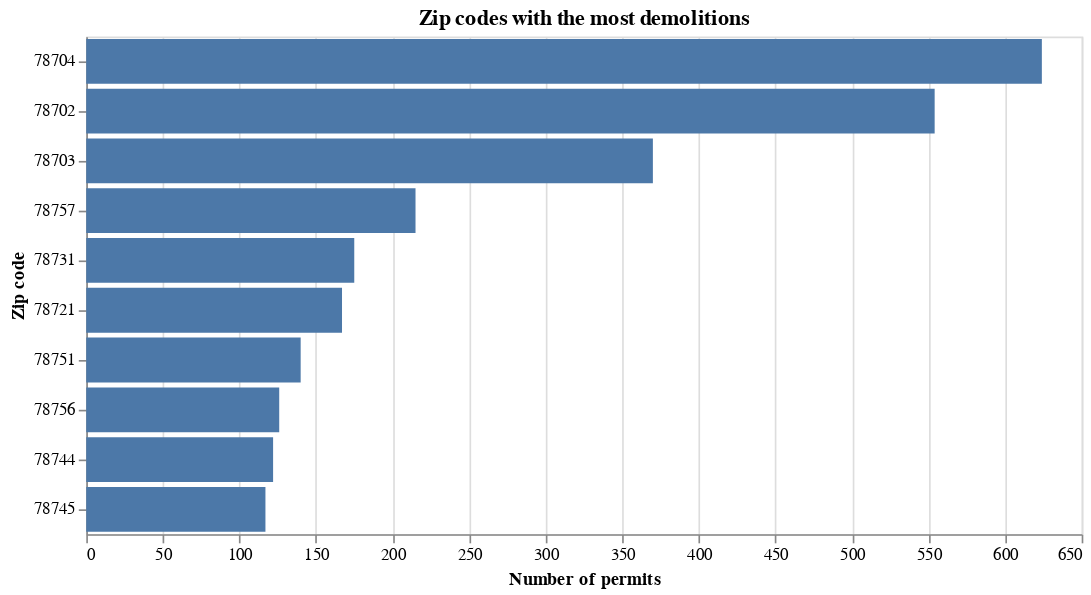

Notebook code for this chart:
### Code cell
alt.Chart(demos_by_zip.head(10), title="Zip codes with the most demolitions").mark_bar().encode(
    x=alt.X("Count:Q",
            axis=alt.Axis(title="Number of permits")),
    y=alt.Y("Zip:O",
            # this is the sorting magic
            sort=alt.SortField(field="Count", order="descending", op="sum"),
            axis=alt.Axis(title="Zip code")),
).properties(width=600)

### Figure 1 — Vega-Lite specification as saved in the notebook (floating-point values rounded to 4 significant figures)
{"$schema": "https://vega.github.io/schema/vega-lite/v2.4.1.json", "config": {"view": {"height": 300, "width": 400}}, "data": {"values": [{"Count": 624, "Zip": "78704"}, {"Count": 554, "Zip": "78702"}, {"Count": 370, "Zip": "78703"}, {"Count": 215, "Zip": "78757"}, {"Count": 175, "Zip": "78731"}, {"Count": 167, "Zip": "78721"}, {"Count": 140, "Zip": "78751"}, {"Count": 126, "Zip": "78756"}, {"Count": 122, "Zip": "78744"}, {"Count": 117, "Zip": "78745"}]}, "encoding": {"x": {"axis": {"title": "Number of permits"}, "field": "Count", "type": "quantitative"}, "y": {"axis": {"title": "Zip code"}, "field": "Zip", "sort": {"field": "Count", "op": "sum", "order": "descending"}, "type": "ordinal"}}, "mark": "bar", "title": "Zip codes with the most demolitions", "width": 600}
